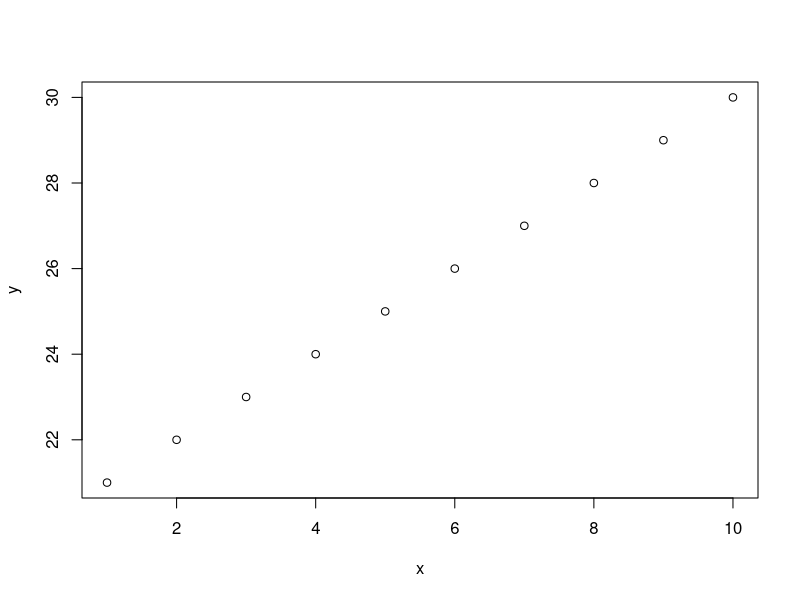
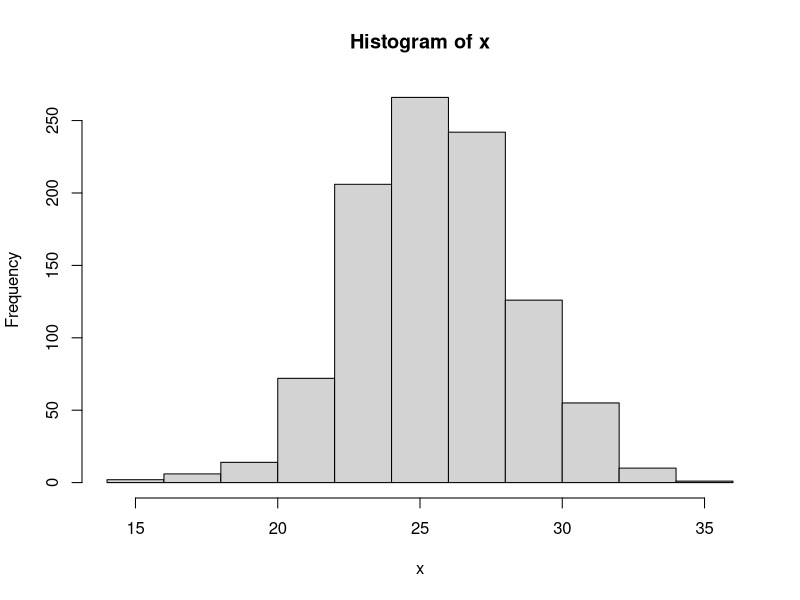
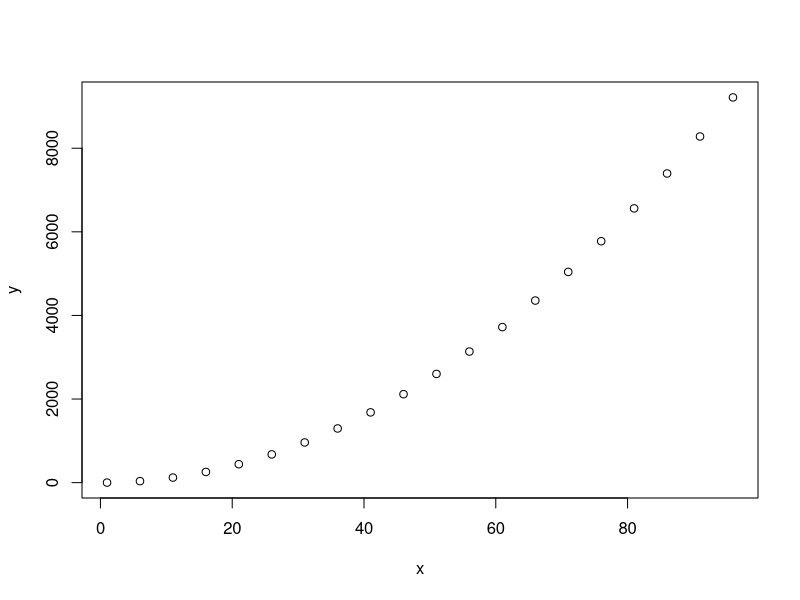
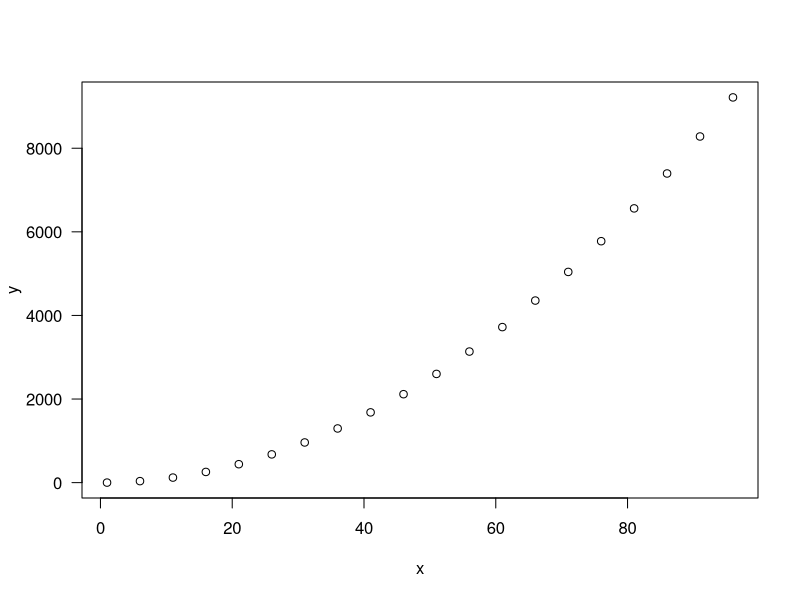
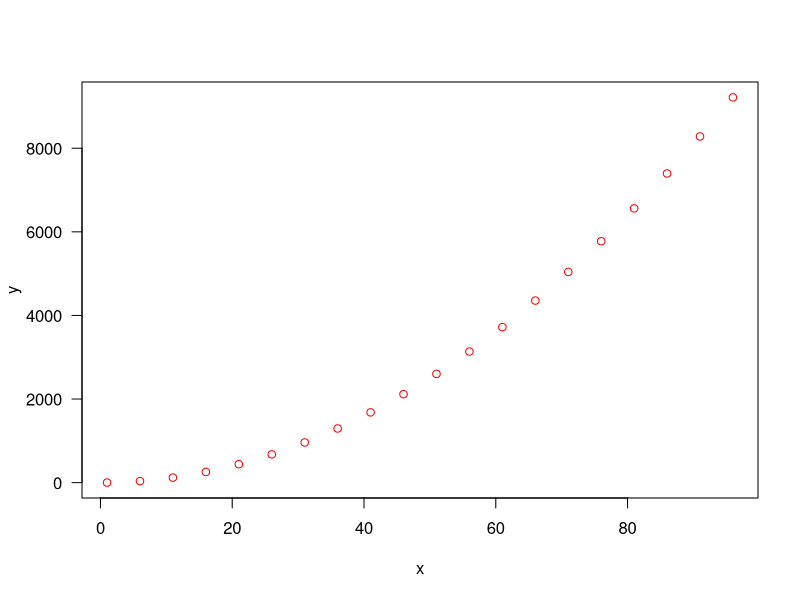
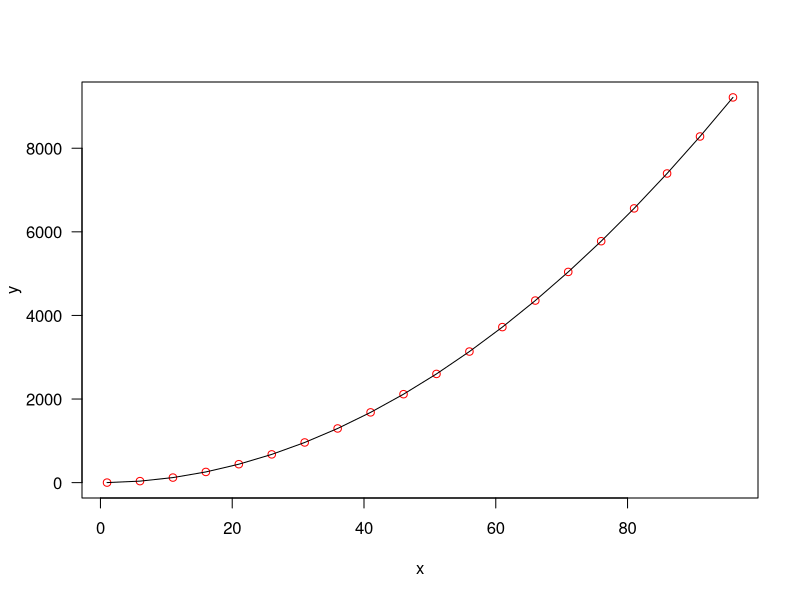
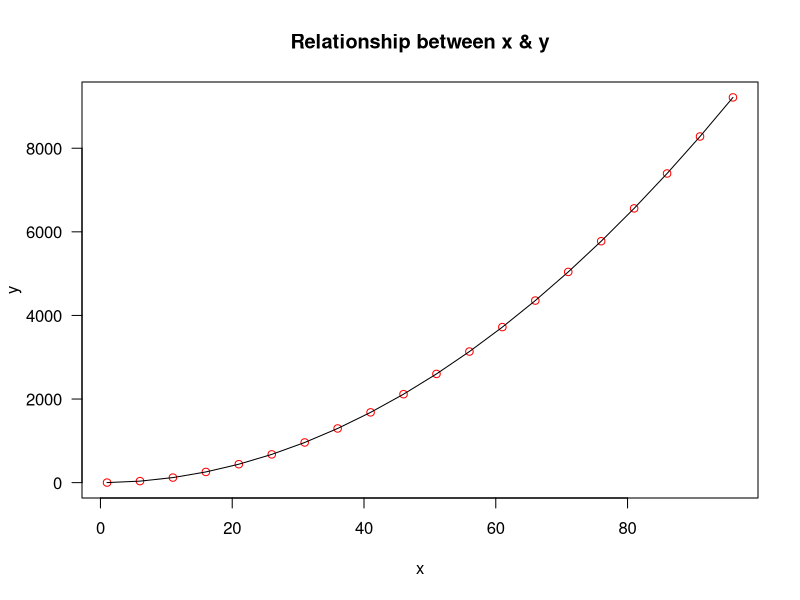
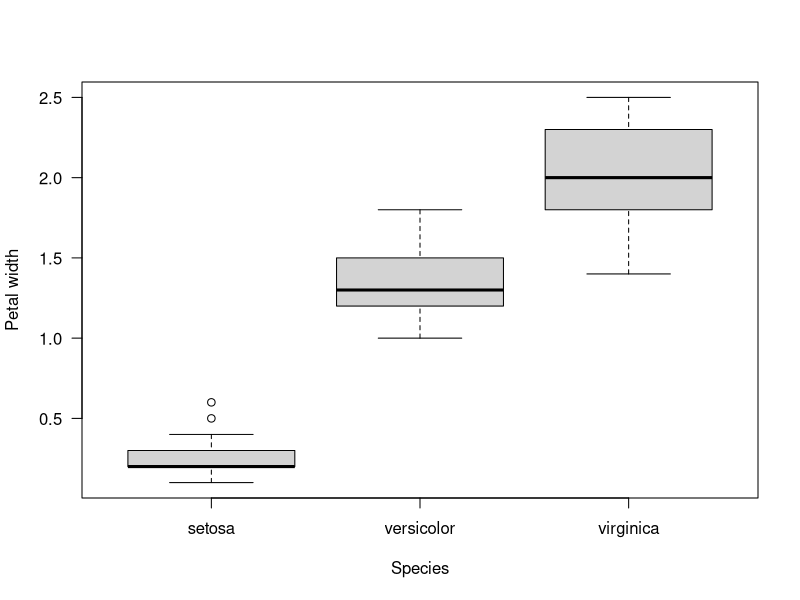

The R source for these figures, in order:
## ---- chunk 1
# are the values equal?
2 == 2
# is the first value greater than the second?
5 > 10
# is the first value less than or equal to the second
9 <= 10
## ---- chunk 2
# create a character vector
myFactor <- c("male", "female", "male", "female", "female", "male")
# turn it into a factor
myFactor <- as.factor(myFactor)
# view the available levels
levels(myFactor)
## ---- chunk 3
x <- 1:10
y <- seq(from = 10, to = 100, by = 10)
## ---- chunk 4
length(x)
length(y)
## ---- chunk 5
x[5]
y[5]
## ---- chunk 6
x[3:5]
y[3:5]
## ---- chunk 7
x <- 1:5
y <- 20:24
## ---- chunk 8
x <- 1:10
y <- 21:30
## ---- chunk 9
plot(x, y)
## ---- chunk 10
x <- rnorm(n = 1000, mean = 25.5, sd = 3)
## ---- chunk 11
hist(x)
## ---- chunk 12
x <- seq(from = 1,  to = 100, by = 5)
y <- x^2
## ---- chunk 13
plot(x, y)
## ---- chunk 14
plot(x, y, las = 1)
## ---- chunk 15
plot(x, y, las = 1, col = "red")
## ---- chunk 16
plot(x, y, las = 1, col = "red")
lines(x, y)
## ---- chunk 17
plot(x, y, las = 1, col = "red", main = "Relationship between x & y")
lines(x, y)
## ---- chunk 18
x <- 1:4
y <- 21:24
z <- cbind(x, y)
z
## ---- chunk 19
name <- c("Mario", "Luigi", "Link", "Zelda")
height <- c(155, 160, 180.3, 180.3)
age <- c(26, 24, 17, 19)
## ---- chunk 20
df <- data.frame(name, height, age)
df
## ---- chunk 21
boxplot(iris$Petal.Width ~ iris$Species, las = 1,
        ylab = "Petal width", xlab = "Species")
